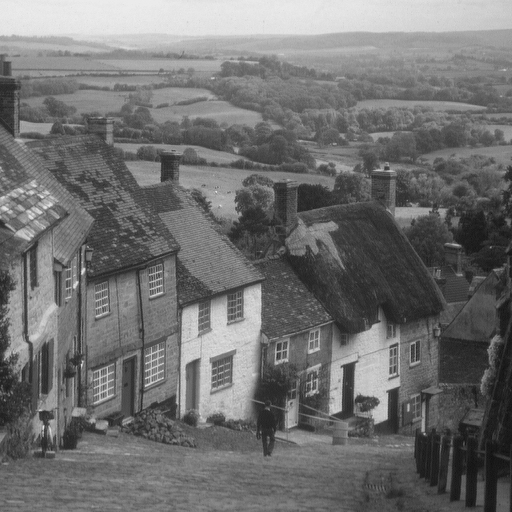
#> input picture hill.png, 512 x 512 px
$ jupyter execute --allow-errors project_textures_corr.ipynb
#> lines starting #> are read from the running program, lines starting #| are printed output that depends on the picture
<a href="https://colab.research.google.com/github/joanglaunes/BME_Math_Advanced/blob/main/project_textures_corr.ipynb" target="_parent"></a>

## BME-Paris Master - UE Math 2

# Project: Texture analysis and synthesis

$\def\R{{\mathbb R}}
\def\Z{{\mathbb Z}}
\newcommand{\x}{{\bf x}}
\newcommand{\y}{{\bf y}}
\newcommand{\z}{{\bf z}}
\def\rw{\rightarrow}$

This project is dedicated to the study of models of textures for 2D images.
It follows the last practical session on Fourier transforms of images.

## Discrete spot noise

As we have seen during the practical sessions, a gray level image of size $M*N$ is described in Python as a $M*N$ matrix of scalar values, where each entry in the matrix gives the intensity of the corresponding pixel. Mathematically, such an image is described as an application from $\Omega=\{0,\ldots,M-1\}\times\{0,\ldots,N-1\}$ to $\R$, or equivalently from $\Z^2$ to $\R$ if we consider its periodic extension.

The _discrete spot noise_ is a random process that adds up several random shifts of a given image. Using mathematical notations, if $h$ is the original image, a discrete spot noise of $h$ is a random image such that for every $x\in\Omega$,
$$H(x)=\sum_{i=1}^nh(x+T_i),$$
where $T_i$ are independent random variables with uniform distributions in $\Omega$. Note that when $x+T$ does not belong to $\Omega$, the value of $h(x+T)$ is computed by periodization, which implies that the translated image has a blocky aspect as in the figure below.

|  |  |  |
| --------------------------------- | ---------------------------------- | ------------------------------------------- |
|          Original image           |                                    |              Translated image               |

The following function `ImTranslate(h,tau)` computes the translated image $h_\tau:x\mapsto h(x+\tau)$ from an image $h:\Omega\rw\R$ and a position $\tau\in\Omega$:

[cell 1]
def ImTranslate(h,tau):
    M,N = h.shape
    ind0 = np.concatenate((np.arange(tau[0],M),np.arange(tau[0])))
    ind1 = np.concatenate((np.arange(tau[1],N),np.arange(tau[1])))
    h_tau = h[ind0,:][:,ind1]
    return h_tau

You can test this function with the following commands:

[cell 2]
import numpy as np
import matplotlib.pyplot as plt
h = plt.imread('hill.png')
#> h is the input picture: shape (512, 512) float32; min 0.0627, max 0.925, mean 0.44
h = ImTranslate(h,[200,300])
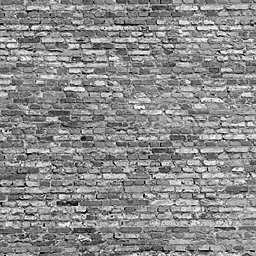
#> input picture briques.png, 256 x 256 px
#> further down, h is the input picture: shape (256, 256) float32; min 0, max 1, mean 0.545
#> the loop `for k,n in enumerate((10,100,1000)):` made 3 passes
#> pass 1, in ImTranslate (call 4), `h_tau = h[ind0,:][:,ind1]`:
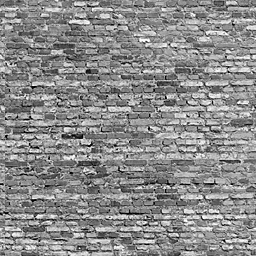
#> h_tau: shape (256, 256) float32; min 0, max 1, mean 0.545
#> pass 1, in ImTranslate (call 5), `h_tau = h[ind0,:][:,ind1]`:
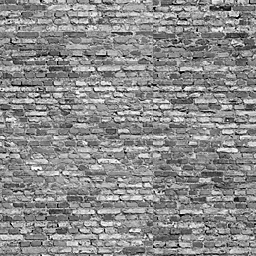
#> h_tau: shape (256, 256) float32; min 0, max 1, mean 0.545
#> `plt.show()`:
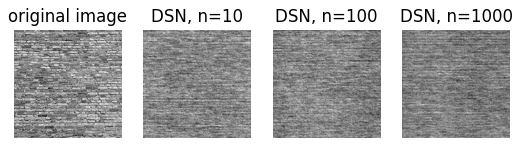
#> figure drawn by matplotlib, 4 panels
#> pass 2 of the loop `for imfile in ("briques", "hair", "herbe", "hill", "sea"):`:
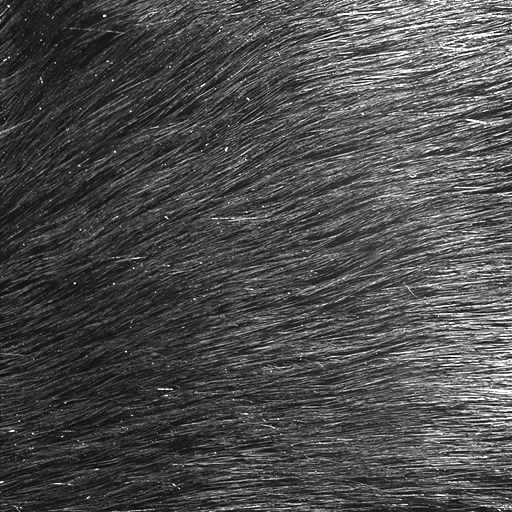
#> input picture hair.png, 512 x 512 px
#> h is the input picture: shape (512, 512) float32; min 0.00784, max 1, mean 0.3
plt.imshow(h, cmap="gray");
plt.axis("off")
plt.show()

__1)__ Write a function `DSN(h,n)` which from an image $h$ computes a realization $H$ of the discrete spot noise of $h$.
Test this function on each of the test images for $n=10$, $n=100$, $n=1000$ and display the results in each case.

[cell 3]
def DSN(h,n):
    M, N = h.shape
    H = np.zeros((M,N))
    for k in range(n):
        tau = np.random.randint(M), np.random.randint(N)
        H += ImTranslate(h,tau)
    return H

#> (the rest of this cell did not finish here and is left out)

## Discrete Fourier transforms and convolutions

Let $f$ and $g$ be two discrete grayscale images of size $M*N$. The convolution of $f$ and $g$ is the image $f*g$ defined by
$$\forall x\in\Omega, \quad (f*g)(x) = \sum_{y\in\Omega}f(y)g(x-y).$$

__2)__ Show that for any images $f$ and $g$, the image $f*g$ satisfies
$$\forall \nu\in\Omega,\quad\widehat{f*g}(\nu)=\hat f(\nu) \hat g(\nu),$$
where $\hat f$ denotes the discrete Fourier transform of any image $f$.

This formula gives an alternative way to compute convolutions: $f*g$ can be computed by taking Fourier transforms of $f$ and $g$, multiplying them, and taking the inverse Fourier transform of the result. Because Fourier transforms can be computed very fast, this is usually much faster than using the direct formula.

__3)__ Write a function `ImConvolve(f,g)` which computes the convolution $h$ of two images $f$ and $g$ of same size using this idea.

[cell 4]
def ImConvolve(f,g):
    fhat = np.fft.fft2(f)
    ghat = np.fft.fft2(g)
    fghat = fhat*ghat
    fg = np.real(np.fft.ifft2(fghat))
    return fg

## Asymptotic discrete spot noise (ADSN)

In this part we will consider a different random model which will in fact correspond to the limit of the DSN model as $n$ tends to $\infty$.

We start with a grayscale image $h$ of size $M*N$, as in the previous section, and we first define the renormalized image
$$\tilde h(x)=\frac1{\sqrt{MN}}(h(x)-m),$$
where $m$ is the mean value of all pixel intensities of image $h$.
The asymptotic discrete spot noise model is defined as
$$Z=\tilde h*Y,$$
where $Y$ is a gaussian white noise image, i.e. a random image $Y$ whose pixel intensities $Y(x)$ for $x\in\Omega$ are independant random variables with distribution $\mathcal{N}(0,1)$. Such an image $Y$ can be obtained in Python using the function `np.random.randn`.

__4)__ Write a function `ADSN(h)` which simulates the ADSN model and returns a realization of $Z$.  Test this function with the test images and observe the similitudes with the DSN model for large $n$.

[cell 5]
def ADSN(h):
    M, N = h.shape
    htilde = (h-np.mean(h))/np.sqrt(M*N)
    Y = np.random.randn(M,N)
    Z = ImConvolve(htilde,Y)
    return Z

#> (the rest of this cell did not finish here and is left out)

#> the loop in DSN (call 7), `for k in range(n):` made 1000 passes
#> pass 1, in ImTranslate (call 2222), `h_tau = h[ind0,:][:,ind1]`:
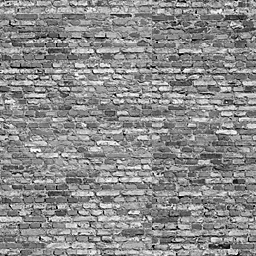
#> h_tau: shape (256, 256) float32; min 0, max 1, mean 0.545
#> pass 2, in ImTranslate (call 2223), `h_tau = h[ind0,:][:,ind1]`:
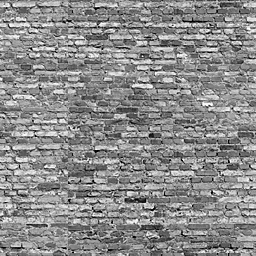
#> h_tau: shape (256, 256) float32; min 0, max 1, mean 0.545
#> pass 2, in DSN (call 7), `H += ImTranslate(h,tau)`:
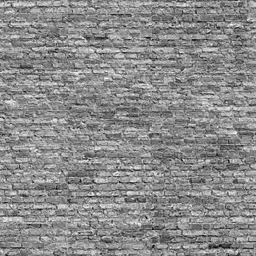
#> H: shape (256, 256) float64; min 0.0471, max 1.96, mean 1.09; drawn with min black and max white
#> after the loop in DSN (call 7), `for k in range(n):`:
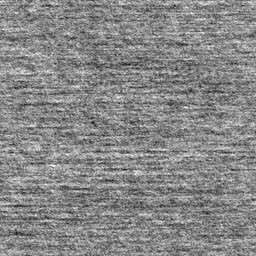
#> H: shape (256, 256) float64; min 519.6, max 567.5, mean 545.1; drawn with min black and max white
    plt.subplot(1,3,2)
    plt.imshow(H, cmap="gray"); plt.axis("off")
    plt.title("DSN, n=1000")
    plt.subplot(1,3,3)
    Z = ADSN(h)
#> in ImConvolve, `ghat = np.fft.fft2(g)`:
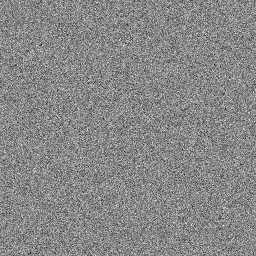
#> g: shape (256, 256) float64; min -4.85, max 4.24, mean -0.00327; drawn with min black and max white
#> in ImConvolve, `fg = np.real(np.fft.ifft2(fghat))`:
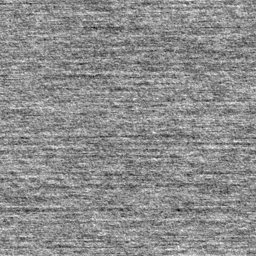
#> fg: shape (256, 256) float64; min -0.921, max 0.745, mean 1.14e-08; drawn with min black and max white
#> pass 2 of the loop `for imfile in ("briques", "hair", "herbe", "hill", "sea"):`:
#> after the loop in DSN (call 8), `for k in range(n):`:
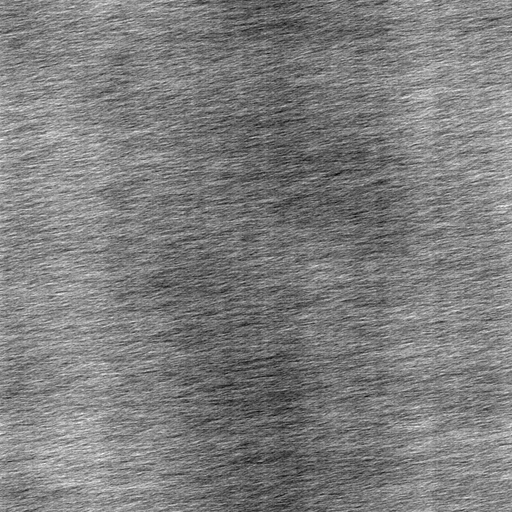
#> H: shape (512, 512) float64; min 274.9, max 326.4, mean 300.4; drawn with min black and max white
#> htilde: shape (512, 512) float32
#> g: shape (512, 512) float64
#> in ImConvolve (call 2), `fg = np.real(np.fft.ifft2(fghat))`:
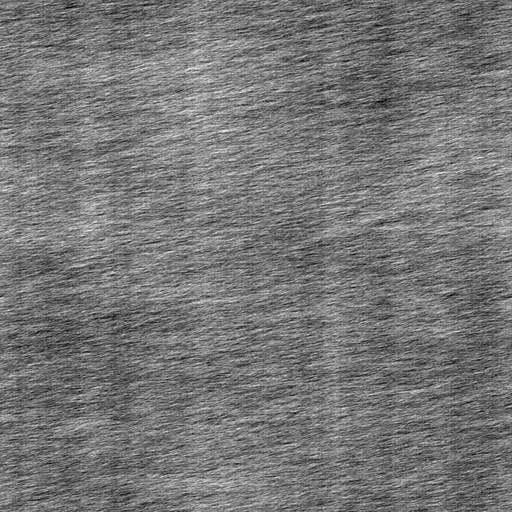
#> fg: shape (512, 512) float64; min -0.651, max 0.742, mean -1.25e-08; drawn with min black and max white
    plt.imshow(Z, cmap="gray"); plt.axis("off")
    plt.title("ADSN")
    plt.show()
